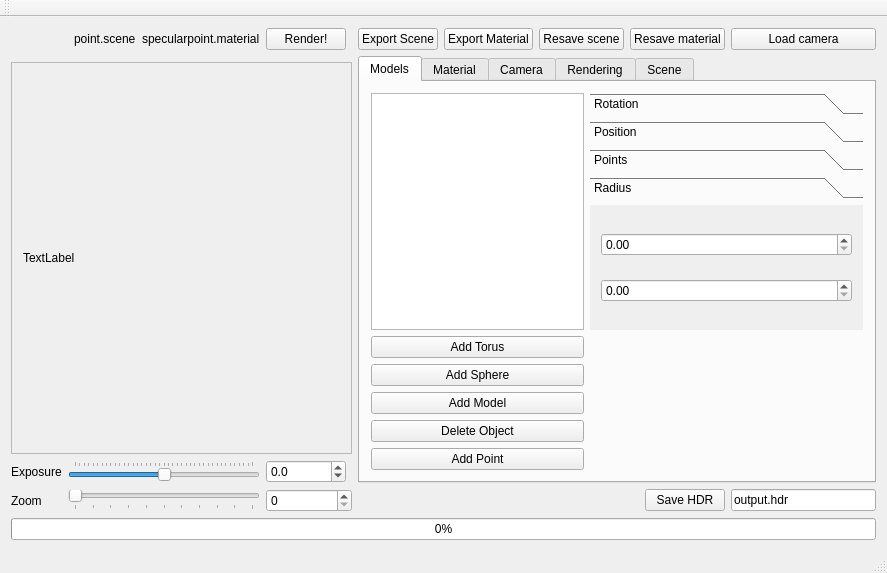
<?xml version="1.0" encoding="UTF-8"?>
<ui version="4.0">
 <class>TracingGuiClass</class>
 <widget class="QMainWindow" name="TracingGuiClass">
  <property name="geometry">
   <rect>
    <x>0</x>
    <y>0</y>
    <width>845</width>
    <height>573</height>
   </rect>
  </property>
  <property name="windowTitle">
   <string>TracingGui</string>
  </property>
  <widget class="QWidget" name="centralWidget">
   <layout class="QGridLayout" name="gridLayout_4">
    <item row="6" column="2">
     <widget class="QLabel" name="currentScene">
      <property name="text">
       <string>point.scene</string>
      </property>
     </widget>
    </item>
    <item row="10" column="0">
     <widget class="QLabel" name="lExposure">
      <property name="text">
       <string>Exposure</string>
      </property>
     </widget>
    </item>
    <item row="13" column="4" colspan="2">
     <widget class="QSpinBox" name="sZoomNumber">
      <property name="maximum">
       <number>10</number>
      </property>
     </widget>
    </item>
    <item row="8" column="6" rowspan="3" colspan="7">
     <widget class="QTabWidget" name="sceneInformation">
      <property name="tabPosition">
       <enum>QTabWidget::North</enum>
      </property>
      <property name="currentIndex">
       <number>0</number>
      </property>
      <property name="tabBarAutoHide">
       <bool>false</bool>
      </property>
      <widget class="QWidget" name="xModel">
       <attribute name="title">
        <string>Models</string>
       </attribute>
       <layout class="QGridLayout" name="gridLayout_3" columnstretch="7,9">
        <item row="5" column="0">
         <widget class="QPushButton" name="addPoint">
          <property name="text">
           <string>Add Point</string>
          </property>
         </widget>
        </item>
        <item row="0" column="0">
         <widget class="QTreeView" name="treeView"/>
        </item>
        <item row="3" column="0">
         <widget class="QPushButton" name="addModel">
          <property name="text">
           <string>Add Model</string>
          </property>
         </widget>
        </item>
        <item row="1" column="0">
         <widget class="QPushButton" name="addTorus">
          <property name="text">
           <string>Add Torus</string>
          </property>
         </widget>
        </item>
        <item row="4" column="0">
         <widget class="QPushButton" name="delObject">
          <property name="text">
           <string>Delete Object</string>
          </property>
         </widget>
        </item>
        <item row="2" column="0">
         <widget class="QPushButton" name="addSphere">
          <property name="text">
           <string>Add Sphere</string>
          </property>
         </widget>
        </item>
        <item row="0" column="1">
         <widget class="QToolBox" name="xModelProps">
          <property name="currentIndex">
           <number>3</number>
          </property>
          <widget class="QWidget" name="xToolsRotationPage">
           <attribute name="label">
            <string>Rotation</string>
           </attribute>
           <layout class="QGridLayout" name="gridLayout_8">
            <item row="0" column="0">
             <widget class="QDial" name="xRotation">
              <property name="enabled">
               <bool>true</bool>
              </property>
              <property name="maximum">
               <number>359</number>
              </property>
              <property name="orientation">
               <enum>Qt::Horizontal</enum>
              </property>
              <property name="invertedAppearance">
               <bool>false</bool>
              </property>
              <property name="wrapping">
               <bool>true</bool>
              </property>
             </widget>
            </item>
            <item row="0" column="1">
             <widget class="QDial" name="yRotation">
              <property name="maximum">
               <number>359</number>
              </property>
              <property name="orientation">
               <enum>Qt::Horizontal</enum>
              </property>
              <property name="invertedAppearance">
               <bool>false</bool>
              </property>
              <property name="wrapping">
               <bool>true</bool>
              </property>
             </widget>
            </item>
            <item row="0" column="2">
             <widget class="QDial" name="zRotation">
              <property name="maximum">
               <number>359</number>
              </property>
              <property name="orientation">
               <enum>Qt::Horizontal</enum>
              </property>
              <property name="invertedAppearance">
               <bool>false</bool>
              </property>
              <property name="wrapping">
               <bool>true</bool>
              </property>
             </widget>
            </item>
            <item row="1" column="0">
             <widget class="QSpinBox" name="xRotationDeg">
              <property name="maximum">
               <number>359</number>
              </property>
             </widget>
            </item>
            <item row="1" column="1">
             <widget class="QSpinBox" name="yRotationDeg">
              <property name="maximum">
               <number>359</number>
              </property>
             </widget>
            </item>
            <item row="1" column="2">
             <widget class="QSpinBox" name="zRotationDeg">
              <property name="maximum">
               <number>359</number>
              </property>
             </widget>
            </item>
            <item row="2" column="0">
             <widget class="DoubleIntSpinBox" name="xRotationRad">
              <property name="readOnly">
               <bool>true</bool>
              </property>
              <property name="ConvertorType" stdset="0">
               <number>0</number>
              </property>
             </widget>
            </item>
            <item row="2" column="1">
             <widget class="DoubleIntSpinBox" name="yRotationRad">
              <property name="readOnly">
               <bool>true</bool>
              </property>
              <property name="ConvertorType" stdset="0">
               <number>0</number>
              </property>
             </widget>
            </item>
            <item row="2" column="2">
             <widget class="DoubleIntSpinBox" name="zRotationRad">
              <property name="readOnly">
               <bool>true</bool>
              </property>
              <property name="ConvertorType" stdset="0">
               <number>0</number>
              </property>
             </widget>
            </item>
           </layout>
          </widget>
          <widget class="QWidget" name="xToolsPositionPage">
           <attribute name="label">
            <string>Position</string>
           </attribute>
           <layout class="QGridLayout" name="gridLayout_position0">
            <item row="0" column="0">
             <widget class="QDoubleSpinBox" name="xModelPos">
              <property name="prefix">
               <string>x:</string>
              </property>
              <property name="decimals">
               <number>1</number>
              </property>
              <property name="minimum">
               <double>-100.000000000000000</double>
              </property>
             </widget>
            </item>
            <item row="0" column="1">
             <widget class="QDoubleSpinBox" name="yModelPos">
              <property name="prefix">
               <string>y:</string>
              </property>
              <property name="suffix">
               <string/>
              </property>
              <property name="decimals">
               <number>1</number>
              </property>
              <property name="minimum">
               <double>-100.000000000000000</double>
              </property>
             </widget>
            </item>
            <item row="0" column="2">
             <widget class="QDoubleSpinBox" name="zModelPos">
              <property name="prefix">
               <string>z:</string>
              </property>
              <property name="decimals">
               <number>1</number>
              </property>
              <property name="minimum">
               <double>-100.000000000000000</double>
              </property>
              <property name="value">
               <double>3.000000000000000</double>
              </property>
             </widget>
            </item>
           </layout>
          </widget>
          <widget class="QWidget" name="xToolsPointsPage">
           <attribute name="label">
            <string>Points</string>
           </attribute>
           <layout class="QGridLayout" name="gridLayout_position1">
            <item row="0" column="0">
             <widget class="QDoubleSpinBox" name="xVert_1">
              <property name="prefix">
               <string>x:</string>
              </property>
              <property name="suffix">
               <string/>
              </property>
              <property name="decimals">
               <number>2</number>
              </property>
              <property name="minimum">
               <double>-1000.000000000000000</double>
              </property>
              <property name="value">
               <double>0.000000000000000</double>
              </property>
             </widget>
            </item>
            <item row="0" column="1">
             <widget class="QDoubleSpinBox" name="xVert_2">
              <property name="prefix">
               <string>x:</string>
              </property>
              <property name="suffix">
               <string/>
              </property>
              <property name="decimals">
               <number>2</number>
              </property>
              <property name="minimum">
               <double>-1000.000000000000000</double>
              </property>
              <property name="value">
               <double>0.000000000000000</double>
              </property>
             </widget>
            </item>
            <item row="0" column="2">
             <widget class="QDoubleSpinBox" name="xVert_3">
              <property name="prefix">
               <string>x:</string>
              </property>
              <property name="suffix">
               <string/>
              </property>
              <property name="decimals">
               <number>2</number>
              </property>
              <property name="minimum">
               <double>-1000.000000000000000</double>
              </property>
              <property name="value">
               <double>0.000000000000000</double>
              </property>
             </widget>
            </item>
            <item row="1" column="0">
             <widget class="QDoubleSpinBox" name="yVert_1">
              <property name="prefix">
               <string>y:</string>
              </property>
              <property name="decimals">
               <number>2</number>
              </property>
              <property name="minimum">
               <double>-1000.000000000000000</double>
              </property>
              <property name="maximum">
               <double>1000.000000000000000</double>
              </property>
             </widget>
            </item>
            <item row="1" column="1">
             <widget class="QDoubleSpinBox" name="yVert_2">
              <property name="prefix">
               <string>y:</string>
              </property>
              <property name="decimals">
               <number>2</number>
              </property>
              <property name="minimum">
               <double>-1000.000000000000000</double>
              </property>
              <property name="maximum">
               <double>1000.000000000000000</double>
              </property>
             </widget>
            </item>
            <item row="1" column="2">
             <widget class="QDoubleSpinBox" name="yVert_3">
              <property name="prefix">
               <string>y:</string>
              </property>
              <property name="decimals">
               <number>2</number>
              </property>
              <property name="minimum">
               <double>-1000.000000000000000</double>
              </property>
              <property name="maximum">
               <double>1000.000000000000000</double>
              </property>
             </widget>
            </item>
            <item row="2" column="0">
             <widget class="QDoubleSpinBox" name="zVert_1">
              <property name="prefix">
               <string>z:</string>
              </property>
              <property name="decimals">
               <number>2</number>
              </property>
              <property name="minimum">
               <double>-1000.000000000000000</double>
              </property>
              <property name="maximum">
               <double>1000.000000000000000</double>
              </property>
             </widget>
            </item>
            <item row="2" column="1">
             <widget class="QDoubleSpinBox" name="zVert_2">
              <property name="prefix">
               <string>z:</string>
              </property>
              <property name="decimals">
               <number>2</number>
              </property>
              <property name="minimum">
               <double>-1000.000000000000000</double>
              </property>
              <property name="maximum">
               <double>1000.000000000000000</double>
              </property>
             </widget>
            </item>
            <item row="2" column="2">
             <widget class="QDoubleSpinBox" name="zVert_3">
              <property name="prefix">
               <string>z:</string>
              </property>
              <property name="decimals">
               <number>2</number>
              </property>
              <property name="minimum">
               <double>-1000.000000000000000</double>
              </property>
              <property name="maximum">
               <double>1000.000000000000000</double>
              </property>
             </widget>
            </item>
           </layout>
          </widget>
          <widget class="QWidget" name="xToolsRadiusPage">
           <property name="geometry">
            <rect>
             <x>0</x>
             <y>0</y>
             <width>269</width>
             <height>116</height>
            </rect>
           </property>
           <attribute name="label">
            <string>Radius</string>
           </attribute>
           <layout class="QGridLayout" name="gridLayout_position2">
            <item row="0" column="0">
             <widget class="QDoubleSpinBox" name="radius"/>
            </item>
            <item row="1" column="0">
             <widget class="QDoubleSpinBox" name="tuberadius"/>
            </item>
           </layout>
          </widget>
         </widget>
        </item>
       </layout>
      </widget>
      <widget class="QWidget" name="light">
       <attribute name="title">
        <string>Material</string>
       </attribute>
       <layout class="QGridLayout" name="gridLayout_5">
        <item row="4" column="2">
         <widget class="QDoubleSpinBox" name="eR">
          <property name="maximum">
           <double>10.000000000000000</double>
          </property>
          <property name="singleStep">
           <double>0.001000000000000</double>
          </property>
         </widget>
        </item>
        <item row="2" column="1">
         <widget class="QLabel" name="label_4">
          <property name="text">
           <string>Diffuse</string>
          </property>
         </widget>
        </item>
        <item row="3" column="4">
         <widget class="QDoubleSpinBox" name="sB"/>
        </item>
        <item row="10" column="2">
         <widget class="QLabel" name="aB">
          <property name="text">
           <string>Ambient B</string>
          </property>
         </widget>
        </item>
        <item row="12" column="2">
         <widget class="QDoubleSpinBox" name="aBValue"/>
        </item>
        <item row="4" column="3">
         <widget class="QDoubleSpinBox" name="eG">
          <property name="maximum">
           <double>10.000000000000000</double>
          </property>
          <property name="singleStep">
           <double>0.001000000000000</double>
          </property>
         </widget>
        </item>
        <item row="12" column="1">
         <widget class="QDoubleSpinBox" name="aRValue"/>
        </item>
        <item row="3" column="5">
         <widget class="QDoubleSpinBox" name="sE">
          <property name="minimum">
           <double>0.000000000000000</double>
          </property>
          <property name="maximum">
           <double>999.899999999999977</double>
          </property>
         </widget>
        </item>
        <item row="3" column="3">
         <widget class="QDoubleSpinBox" name="sG"/>
        </item>
        <item row="3" column="1">
         <widget class="QLabel" name="label_6">
          <property name="text">
           <string>Specular</string>
          </property>
         </widget>
        </item>
        <item row="4" column="1">
         <widget class="QLabel" name="label_7">
          <property name="text">
           <string>Emmisive</string>
          </property>
         </widget>
        </item>
        <item row="12" column="3">
         <widget class="QDoubleSpinBox" name="aGValue"/>
        </item>
        <item row="2" column="4">
         <widget class="QDoubleSpinBox" name="dB"/>
        </item>
        <item row="2" column="3">
         <widget class="QDoubleSpinBox" name="dG"/>
        </item>
        <item row="3" column="2">
         <widget class="QDoubleSpinBox" name="sR"/>
        </item>
        <item row="2" column="2">
         <widget class="QDoubleSpinBox" name="dR"/>
        </item>
        <item row="8" column="1" colspan="5">
         <widget class="QTreeView" name="treeViewLight">
          <property name="sizePolicy">
           <sizepolicy hsizetype="Preferred" vsizetype="Preferred">
            <horstretch>0</horstretch>
            <verstretch>0</verstretch>
           </sizepolicy>
          </property>
         </widget>
        </item>
        <item row="10" column="1">
         <widget class="QLabel" name="aR">
          <property name="text">
           <string>Ambient R</string>
          </property>
         </widget>
        </item>
        <item row="4" column="4">
         <widget class="QDoubleSpinBox" name="eB">
          <property name="maximum">
           <double>10.000000000000000</double>
          </property>
          <property name="singleStep">
           <double>0.001000000000000</double>
          </property>
         </widget>
        </item>
        <item row="10" column="3">
         <widget class="QLabel" name="aG">
          <property name="text">
           <string>Ambient G</string>
          </property>
         </widget>
        </item>
       </layout>
      </widget>
      <widget class="QWidget" name="camera">
       <attribute name="title">
        <string>Camera</string>
       </attribute>
       <layout class="QHBoxLayout" name="horizontalLayout_3">
        <item>
         <layout class="QGridLayout" name="gridLayout_2">
          <item row="4" column="2">
           <widget class="DoubleIntSpinBox" name="xzRotRad">
            <property name="readOnly">
             <bool>true</bool>
            </property>
            <property name="ConvertorType" stdset="0">
             <number>0</number>
            </property>
           </widget>
          </item>
          <item row="2" column="0">
           <widget class="QSlider" name="yPos">
            <property name="minimum">
             <number>-100</number>
            </property>
            <property name="maximum">
             <number>100</number>
            </property>
            <property name="pageStep">
             <number>3</number>
            </property>
            <property name="value">
             <number>0</number>
            </property>
            <property name="orientation">
             <enum>Qt::Horizontal</enum>
            </property>
           </widget>
          </item>
          <item row="2" column="3">
           <widget class="DoubleIntSpinBox" name="yDirVal">
            <property name="decimals">
             <number>2</number>
            </property>
            <property name="minimum">
             <double>-10.000000000000000</double>
            </property>
            <property name="maximum">
             <double>10.000000000000000</double>
            </property>
            <property name="value">
             <double>1.000000000000000</double>
            </property>
           </widget>
          </item>
          <item row="3" column="0">
           <widget class="QSlider" name="zPos">
            <property name="minimum">
             <number>-100</number>
            </property>
            <property name="maximum">
             <number>100</number>
            </property>
            <property name="pageStep">
             <number>3</number>
            </property>
            <property name="value">
             <number>0</number>
            </property>
            <property name="orientation">
             <enum>Qt::Horizontal</enum>
            </property>
           </widget>
          </item>
          <item row="3" column="2">
           <widget class="QSlider" name="zDir">
            <property name="minimum">
             <number>-100</number>
            </property>
            <property name="maximum">
             <number>100</number>
            </property>
            <property name="pageStep">
             <number>3</number>
            </property>
            <property name="value">
             <number>10</number>
            </property>
            <property name="orientation">
             <enum>Qt::Horizontal</enum>
            </property>
           </widget>
          </item>
          <item row="4" column="0">
           <widget class="QDial" name="xzRot">
            <property name="maximum">
             <number>359</number>
            </property>
            <property name="pageStep">
             <number>1</number>
            </property>
            <property name="wrapping">
             <bool>true</bool>
            </property>
           </widget>
          </item>
          <item row="4" column="1">
           <widget class="QSpinBox" name="xzRotDeg">
            <property name="maximum">
             <number>359</number>
            </property>
           </widget>
          </item>
          <item row="3" column="3">
           <widget class="DoubleIntSpinBox" name="zDirVal">
            <property name="decimals">
             <number>2</number>
            </property>
            <property name="minimum">
             <double>-10.000000000000000</double>
            </property>
            <property name="maximum">
             <double>10.000000000000000</double>
            </property>
            <property name="value">
             <double>1.000000000000000</double>
            </property>
           </widget>
          </item>
          <item row="2" column="2">
           <widget class="QSlider" name="yDir">
            <property name="minimum">
             <number>-100</number>
            </property>
            <property name="maximum">
             <number>100</number>
            </property>
            <property name="pageStep">
             <number>3</number>
            </property>
            <property name="value">
             <number>10</number>
            </property>
            <property name="orientation">
             <enum>Qt::Horizontal</enum>
            </property>
           </widget>
          </item>
          <item row="1" column="0">
           <widget class="QSlider" name="xPos">
            <property name="minimum">
             <number>-100</number>
            </property>
            <property name="maximum">
             <number>100</number>
            </property>
            <property name="pageStep">
             <number>3</number>
            </property>
            <property name="value">
             <number>0</number>
            </property>
            <property name="orientation">
             <enum>Qt::Horizontal</enum>
            </property>
           </widget>
          </item>
          <item row="1" column="2">
           <widget class="QSlider" name="xDir">
            <property name="minimum">
             <number>-100</number>
            </property>
            <property name="maximum">
             <number>100</number>
            </property>
            <property name="pageStep">
             <number>3</number>
            </property>
            <property name="value">
             <number>10</number>
            </property>
            <property name="orientation">
             <enum>Qt::Horizontal</enum>
            </property>
           </widget>
          </item>
          <item row="1" column="3">
           <widget class="DoubleIntSpinBox" name="xDirVal">
            <property name="decimals">
             <number>2</number>
            </property>
            <property name="minimum">
             <double>-10.000000000000000</double>
            </property>
            <property name="maximum">
             <double>10.000000000000000</double>
            </property>
            <property name="value">
             <double>1.000000000000000</double>
            </property>
           </widget>
          </item>
          <item row="2" column="1">
           <widget class="DoubleIntSpinBox" name="yPosVal">
            <property name="decimals">
             <number>2</number>
            </property>
            <property name="minimum">
             <double>-10.000000000000000</double>
            </property>
            <property name="maximum">
             <double>10.000000000000000</double>
            </property>
           </widget>
          </item>
          <item row="3" column="1">
           <widget class="DoubleIntSpinBox" name="zPosVal">
            <property name="decimals">
             <number>2</number>
            </property>
            <property name="minimum">
             <double>-10.000000000000000</double>
            </property>
            <property name="maximum">
             <double>10.000000000000000</double>
            </property>
           </widget>
          </item>
          <item row="1" column="1">
           <widget class="DoubleIntSpinBox" name="xPosVal">
            <property name="decimals">
             <number>2</number>
            </property>
            <property name="minimum">
             <double>-10.000000000000000</double>
            </property>
            <property name="maximum">
             <double>10.000000000000000</double>
            </property>
           </widget>
          </item>
          <item row="5" column="1">
           <widget class="QSpinBox" name="fovDeg">
            <property name="minimum">
             <number>20</number>
            </property>
            <property name="maximum">
             <number>160</number>
            </property>
            <property name="value">
             <number>95</number>
            </property>
           </widget>
          </item>
          <item row="5" column="0">
           <widget class="QDial" name="fov">
            <property name="minimum">
             <number>20</number>
            </property>
            <property name="maximum">
             <number>160</number>
            </property>
            <property name="pageStep">
             <number>1</number>
            </property>
            <property name="value">
             <number>20</number>
            </property>
            <property name="wrapping">
             <bool>false</bool>
            </property>
           </widget>
          </item>
          <item row="5" column="2">
           <widget class="DoubleIntSpinBox" name="fovRad">
            <property name="readOnly">
             <bool>true</bool>
            </property>
            <property name="ConvertorType" stdset="0">
             <number>0</number>
            </property>
           </widget>
          </item>
          <item row="0" column="0">
           <widget class="QLabel" name="lPosition">
            <property name="text">
             <string>Eye position</string>
            </property>
           </widget>
          </item>
          <item row="0" column="2">
           <widget class="QLabel" name="lDirection">
            <property name="text">
             <string>Eye direction</string>
            </property>
           </widget>
          </item>
         </layout>
        </item>
       </layout>
      </widget>
      <widget class="QWidget" name="image">
       <attribute name="title">
        <string>Rendering</string>
       </attribute>
       <layout class="QGridLayout" name="gridLayout_6">
        <item row="2" column="0">
         <widget class="QLabel" name="label_2">
          <property name="text">
           <string>Image:</string>
          </property>
         </widget>
        </item>
        <item row="2" column="3">
         <widget class="QSpinBox" name="yDim">
          <property name="minimum">
           <number>128</number>
          </property>
          <property name="maximum">
           <number>1024</number>
          </property>
          <property name="value">
           <number>256</number>
          </property>
         </widget>
        </item>
        <item row="2" column="4">
         <layout class="QHBoxLayout" name="horizontalLayout_2">
          <item>
           <widget class="QCheckBox" name="saveRespect">
            <property name="enabled">
             <bool>false</bool>
            </property>
            <property name="text">
             <string>Respect ratio</string>
            </property>
           </widget>
          </item>
         </layout>
        </item>
        <item row="3" column="0">
         <widget class="QLabel" name="label_3">
          <property name="text">
           <string>Renderer</string>
          </property>
         </widget>
        </item>
        <item row="13" column="1">
         <spacer name="verticalSpacer">
          <property name="orientation">
           <enum>Qt::Vertical</enum>
          </property>
          <property name="sizeHint" stdset="0">
           <size>
            <width>20</width>
            <height>40</height>
           </size>
          </property>
         </spacer>
        </item>
        <item row="2" column="2">
         <widget class="QSpinBox" name="xDim">
          <property name="minimum">
           <number>128</number>
          </property>
          <property name="maximum">
           <number>1024</number>
          </property>
          <property name="value">
           <number>256</number>
          </property>
         </widget>
        </item>
        <item row="3" column="1" colspan="4">
         <widget class="QComboBox" name="rendererType"/>
        </item>
        <item row="4" column="1" colspan="4">
         <widget class="QComboBox" name="directType"/>
        </item>
        <item row="9" column="0">
         <widget class="QLabel" name="lIterations">
          <property name="text">
           <string>Iterations</string>
          </property>
         </widget>
        </item>
        <item row="9" column="1">
         <widget class="QSpinBox" name="iterations">
          <property name="minimum">
           <number>1</number>
          </property>
          <property name="maximum">
           <number>100000</number>
          </property>
          <property name="value">
           <number>100</number>
          </property>
         </widget>
        </item>
        <item row="11" column="1">
         <widget class="QSpinBox" name="threadNumber">
          <property name="minimum">
           <number>1</number>
          </property>
          <property name="maximum">
           <number>1</number>
          </property>
         </widget>
        </item>
        <item row="12" column="1">
         <widget class="QSpinBox" name="bounces">
          <property name="minimum">
           <number>1</number>
          </property>
          <property name="maximum">
           <number>9999</number>
          </property>
         </widget>
        </item>
        <item row="11" column="0">
         <widget class="QLabel" name="label_9">
          <property name="text">
           <string>Threads</string>
          </property>
         </widget>
        </item>
        <item row="12" column="0">
         <widget class="QLabel" name="lBounces">
          <property name="text">
           <string>Bounces</string>
          </property>
         </widget>
        </item>
        <item row="8" column="0">
         <widget class="QLabel" name="label_5">
          <property name="text">
           <string>Jittering</string>
          </property>
         </widget>
        </item>
        <item row="7" column="0">
         <widget class="QLabel" name="label_8">
          <property name="text">
           <string>Indirect</string>
          </property>
         </widget>
        </item>
        <item row="4" column="0">
         <widget class="QLabel" name="label_10">
          <property name="text">
           <string>Direct</string>
          </property>
         </widget>
        </item>
        <item row="7" column="1" colspan="4">
         <widget class="QComboBox" name="indirectType"/>
        </item>
        <item row="8" column="1" colspan="4">
         <widget class="QComboBox" name="jitteringType"/>
        </item>
        <item row="14" column="4">
         <widget class="QSpinBox" name="fixedY">
          <property name="minimum">
           <number>-1</number>
          </property>
          <property name="maximum">
           <number>512</number>
          </property>
          <property name="value">
           <number>-1</number>
          </property>
         </widget>
        </item>
        <item row="14" column="3">
         <widget class="QSpinBox" name="fixedX">
          <property name="minimum">
           <number>-1</number>
          </property>
          <property name="maximum">
           <number>512</number>
          </property>
          <property name="value">
           <number>-1</number>
          </property>
         </widget>
        </item>
        <item row="13" column="3">
         <widget class="QCheckBox" name="coordOnly">
          <property name="text">
           <string>CoordinateOnly</string>
          </property>
         </widget>
        </item>
       </layout>
      </widget>
      <widget class="QWidget" name="scene">
       <attribute name="title">
        <string>Scene</string>
       </attribute>
       <layout class="QGridLayout" name="gridLayout_7">
        <item row="0" column="0" rowspan="8">
         <widget class="QTableView" name="sceneNames"/>
        </item>
       </layout>
      </widget>
     </widget>
    </item>
    <item row="9" column="0" colspan="6">
     <widget class="QScrollArea" name="scrollArea">
      <property name="widgetResizable">
       <bool>true</bool>
      </property>
      <widget class="QWidget" name="scrollAreaWidgetContents">
       <property name="geometry">
        <rect>
         <x>0</x>
         <y>0</y>
         <width>310</width>
         <height>372</height>
        </rect>
       </property>
       <property name="sizePolicy">
        <sizepolicy hsizetype="Expanding" vsizetype="Expanding">
         <horstretch>0</horstretch>
         <verstretch>0</verstretch>
        </sizepolicy>
       </property>
       <layout class="QHBoxLayout" name="horizontalLayout_4">
        <item>
         <widget class="QLabel" name="lImage">
          <property name="sizePolicy">
           <sizepolicy hsizetype="Expanding" vsizetype="Expanding">
            <horstretch>0</horstretch>
            <verstretch>0</verstretch>
           </sizepolicy>
          </property>
          <property name="text">
           <string>TextLabel</string>
          </property>
         </widget>
        </item>
       </layout>
      </widget>
     </widget>
    </item>
    <item row="6" column="10" colspan="2">
     <widget class="QPushButton" name="saveMaterial">
      <property name="text">
       <string>Resave material</string>
      </property>
     </widget>
    </item>
    <item row="6" column="7" colspan="2">
     <widget class="QPushButton" name="exportMaterial">
      <property name="text">
       <string>Export Material</string>
      </property>
     </widget>
    </item>
    <item row="6" column="12">
     <widget class="QPushButton" name="loadScene">
      <property name="text">
       <string>Load camera</string>
      </property>
     </widget>
    </item>
    <item row="6" column="6">
     <widget class="QPushButton" name="exportScene">
      <property name="text">
       <string>Export Scene</string>
      </property>
     </widget>
    </item>
    <item row="10" column="4">
     <widget class="QDoubleSpinBox" name="sExposureNumber">
      <property name="decimals">
       <number>1</number>
      </property>
      <property name="minimum">
       <double>-20.000000000000000</double>
      </property>
      <property name="maximum">
       <double>20.000000000000000</double>
      </property>
      <property name="singleStep">
       <double>0.100000000000000</double>
      </property>
     </widget>
    </item>
    <item row="13" column="1" colspan="3">
     <widget class="QSlider" name="sZoom">
      <property name="maximum">
       <number>10</number>
      </property>
      <property name="orientation">
       <enum>Qt::Horizontal</enum>
      </property>
      <property name="tickPosition">
       <enum>QSlider::TicksBelow</enum>
      </property>
     </widget>
    </item>
    <item row="6" column="9">
     <widget class="QPushButton" name="saveScene">
      <property name="text">
       <string>Resave scene</string>
      </property>
     </widget>
    </item>
    <item row="10" column="1" colspan="3">
     <widget class="QSlider" name="sExposure">
      <property name="whatsThis">
       <string>Exposure</string>
      </property>
      <property name="minimum">
       <number>-200</number>
      </property>
      <property name="maximum">
       <number>200</number>
      </property>
      <property name="singleStep">
       <number>1</number>
      </property>
      <property name="pageStep">
       <number>10</number>
      </property>
      <property name="orientation">
       <enum>Qt::Horizontal</enum>
      </property>
      <property name="tickPosition">
       <enum>QSlider::TicksAbove</enum>
      </property>
     </widget>
    </item>
    <item row="6" column="4">
     <widget class="QPushButton" name="bRender">
      <property name="text">
       <string>Render!</string>
      </property>
     </widget>
    </item>
    <item row="13" column="12">
     <widget class="QLineEdit" name="filename">
      <property name="text">
       <string>output.hdr</string>
      </property>
      <property name="maxLength">
       <number>30</number>
      </property>
     </widget>
    </item>
    <item row="13" column="0">
     <widget class="QLabel" name="lZoom">
      <property name="text">
       <string>Zoom</string>
      </property>
     </widget>
    </item>
    <item row="16" column="0" colspan="13">
     <widget class="QProgressBar" name="renderProgress">
      <property name="value">
       <number>0</number>
      </property>
     </widget>
    </item>
    <item row="6" column="3">
     <widget class="QLabel" name="currentMaterial">
      <property name="text">
       <string>specularpoint.material</string>
      </property>
     </widget>
    </item>
    <item row="13" column="11">
     <widget class="QPushButton" name="bSave">
      <property name="text">
       <string>Save HDR</string>
      </property>
     </widget>
    </item>
   </layout>
  </widget>
  <widget class="QMenuBar" name="menuBar">
   <property name="geometry">
    <rect>
     <x>0</x>
     <y>0</y>
     <width>845</width>
     <height>21</height>
    </rect>
   </property>
  </widget>
  <widget class="QToolBar" name="mainToolBar">
   <attribute name="toolBarArea">
    <enum>TopToolBarArea</enum>
   </attribute>
   <attribute name="toolBarBreak">
    <bool>false</bool>
   </attribute>
  </widget>
  <widget class="QStatusBar" name="statusBar"/>
 </widget>
 <layoutdefault spacing="6" margin="11"/>
 <customwidgets>
  <customwidget>
   <class>DoubleIntSpinBox</class>
   <extends>QDoubleSpinBox</extends>
   <header>DoubleIntSpinBox.h</header>
  </customwidget>
 </customwidgets>
 <resources>
  <include location="tracinggui.qrc"/>
 </resources>
 <connections/>
</ui>
